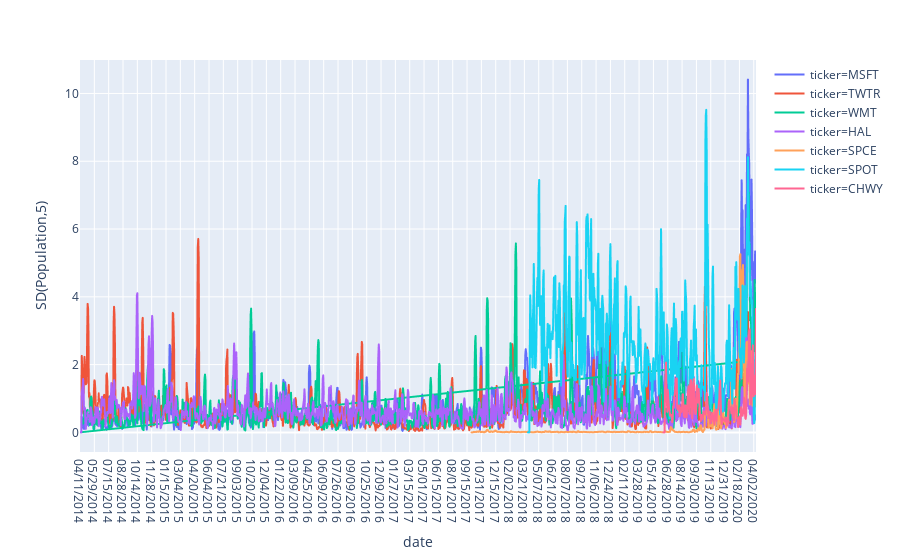

The notebook cell this image was saved under:
### Code cell
new_fig3 = px.line(newdf, x=newdf['date'], y=newdf['SD(Population,5)'],color=newdf['ticker'])
new_fig3.show()

### Figure 1 — Plotly figure (JSON) as saved in the notebook; plotly's stock layout.template omitted (floating-point values rounded to 4 significant figures; data arrays with more than 128 entries replaced by an {"elided": "..."} marker saying what was removed)
{"data": [{"hoverlabel": {"namelength": 0}, "hovertemplate": "ticker=MSFT<br>date=%{x}<br>SD(Population,5)=%{y}", "legendgroup": "ticker=MSFT", "line": {"color": "#636efa", "dash": "solid"}, "mode": "lines", "name": "ticker=MSFT", "showlegend": true, "type": "scattergl", "x": {"elided": "1510 str values"}, "xaxis": "x", "y": {"elided": "1510 float values"}, "yaxis": "y"}, {"hoverlabel": {"namelength": 0}, "hovertemplate": "ticker=TWTR<br>date=%{x}<br>SD(Population,5)=%{y}", "legendgroup": "ticker=TWTR", "line": {"color": "#EF553B", "dash": "solid"}, "mode": "lines", "name": "ticker=TWTR", "showlegend": true, "type": "scattergl", "x": {"elided": "1510 str values"}, "xaxis": "x", "y": {"elided": "1510 float values"}, "yaxis": "y"}, {"hoverlabel": {"namelength": 0}, "hovertemplate": "ticker=WMT<br>date=%{x}<br>SD(Population,5)=%{y}", "legendgroup": "ticker=WMT", "line": {"color": "#00cc96", "dash": "solid"}, "mode": "lines", "name": "ticker=WMT", "showlegend": true, "type": "scattergl", "x": {"elided": "3020 str values"}, "xaxis": "x", "y": {"elided": "3020 float values"}, "yaxis": "y"}, {"hoverlabel": {"namelength": 0}, "hovertemplate": "ticker=HAL<br>date=%{x}<br>SD(Population,5)=%{y}", "legendgroup": "ticker=HAL", "line": {"color": "#ab63fa", "dash": "solid"}, "mode": "lines", "name": "ticker=HAL", "showlegend": true, "type": "scattergl", "x": {"elided": "1510 str values"}, "xaxis": "x", "y": {"elided": "1510 float values"}, "yaxis": "y"}, {"hoverlabel": {"namelength": 0}, "hovertemplate": "ticker=SPCE<br>date=%{x}<br>SD(Population,5)=%{y}", "legendgroup": "ticker=SPCE", "line": {"color": "#FFA15A", "dash": "solid"}, "mode": "lines", "name": "ticker=SPCE", "showlegend": true, "type": "scattergl", "x": {"elided": "636 str values"}, "xaxis": "x", "y": {"elided": "636 float values"}, "yaxis": "y"}, {"hoverlabel": {"namelength": 0}, "hovertemplate": "ticker=SPOT<br>date=%{x}<br>SD(Population,5)=%{y}", "legendgroup": "ticker=SPOT", "line": {"color": "#19d3f3", "dash": "solid"}, "mode": "lines", "name": "ticker=SPOT", "showlegend": true, "type": "scattergl", "x": {"elided": "510 str values"}, "xaxis": "x", "y": {"elided": "510 float values"}, "yaxis": "y"}, {"hoverlabel": {"namelength": 0}, "hovertemplate": "ticker=CHWY<br>date=%{x}<br>SD(Population,5)=%{y}", "legendgroup": "ticker=CHWY", "line": {"color": "#FF6692", "dash": "solid"}, "mode": "lines", "name": "ticker=CHWY", "showlegend": true, "type": "scattergl", "x": {"elided": "208 str values"}, "xaxis": "x", "y": {"elided": "208 float values"}, "yaxis": "y"}], "layout": {"legend": {"tracegroupgap": 0}, "margin": {"t": 60}, "xaxis": {"anchor": "y", "domain": [0, 1], "title": {"text": "date"}}, "yaxis": {"anchor": "x", "domain": [0, 1], "title": {"text": "SD(Population,5)"}}}}
